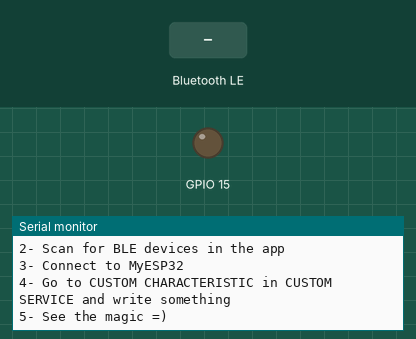
Bench run of a sketch on a simulated ESP32. On the bench: output pins drawn as LEDs (lit = HIGH), the last lines printed to the serial monitor. The inputs (shaded band) are chosen by the test bench. Nothing arrives over Bluetooth unless stated; a phone connects over Bluetooth LE 3 s after start.

Above: at 1.2 s.
1.3 s: Bluetooth LE write "a" received
At 2.5 s:
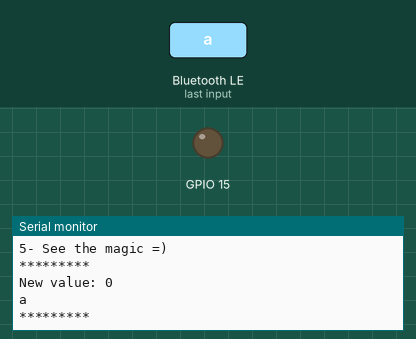
2.8 s: Bluetooth LE write "c" received
At 3.9 s:
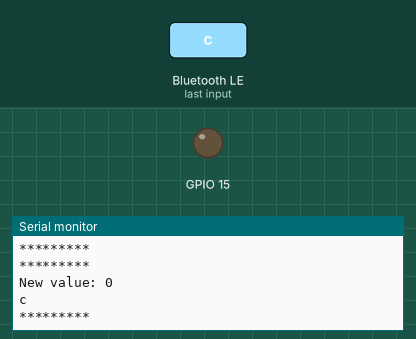
4.3 s: Bluetooth LE write "1" received
At 5.1 s:
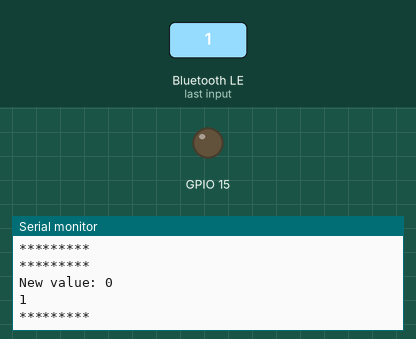

Measured:
- after the input at 1.3 s, the serial monitor: prints a new line at once (image 1)
- after the input at 2.8 s, the serial monitor: prints a new line at once (image 2)
- after the input at 4.3 s, the serial monitor: prints a new line at once (image 3)

The sketch:

Lab4_home_1_server.ino
```cpp
/*
    Based on Neil Kolban example for IDF: https://github.com/nkolban/esp32-snippets/blob/master/cpp_utils/tests/BLE%20Tests/SampleWrite.cpp
    Ported to Arduino ESP32 by Evandro Copercini
*/

#include <BLEDevice.h>
#include <BLEUtils.h>
#include <BLEServer.h>

// See the following for generating UUIDs:
// https://www.uuidgenerator.net/

#define SERVICE_UUID "91bad492-b950-4226-aa2b-4ede9fa42f59"
#define CHARACTERISTIC_UUID "0d563a58-196a-48ce-ace2-dfec78acc814"
int change=0;

class MyCallbacks: public BLECharacteristicCallbacks {
    void onWrite(BLECharacteristic *pCharacteristic) {
      std::string value = pCharacteristic->getValue();

      if (value.length() > 0) {
        Serial.println("*********");
        Serial.print("New value: ");
        Serial.println(change);
        for (int i = 0; i < value.length(); i++)
        {
          Serial.print(value[i]);
          if (value[0]=='a')
          {
            if (value[1]=='c')  {
              change++;
              if ((change%4)==1){
                digitalWrite(15, HIGH);
              }
              else if ((change%4)==0) {
                digitalWrite(15, LOW);
              }
            }
          }
        }
        Serial.println();
        Serial.println("*********");
      }
    }
};

void setup() {
  Serial.begin(115200);
  pinMode(15, OUTPUT);

  Serial.println("1- Download and install an BLE scanner app in your phone");
  Serial.println("2- Scan for BLE devices in the app");
  Serial.println("3- Connect to MyESP32");
  Serial.println("4- Go to CUSTOM CHARACTERISTIC in CUSTOM SERVICE and write something");
  Serial.println("5- See the magic =)");

  BLEDevice::init("MyESP32_6");
  BLEServer *pServer = BLEDevice::createServer();

  BLEService *pService = pServer->createService(SERVICE_UUID);

  BLECharacteristic *pCharacteristic = pService->createCharacteristic(
                                         CHARACTERISTIC_UUID,
                                         BLECharacteristic::PROPERTY_READ |
                                         BLECharacteristic::PROPERTY_WRITE
                                       );

  pCharacteristic->setCallbacks(new MyCallbacks());

  pCharacteristic->setValue("Hello World");
  pService->start();

  BLEAdvertising *pAdvertising = pServer->getAdvertising();
  pAdvertising->start();
}

void loop() {
  // put your main code here, to run repeatedly:
  delay(2000);
}
```
